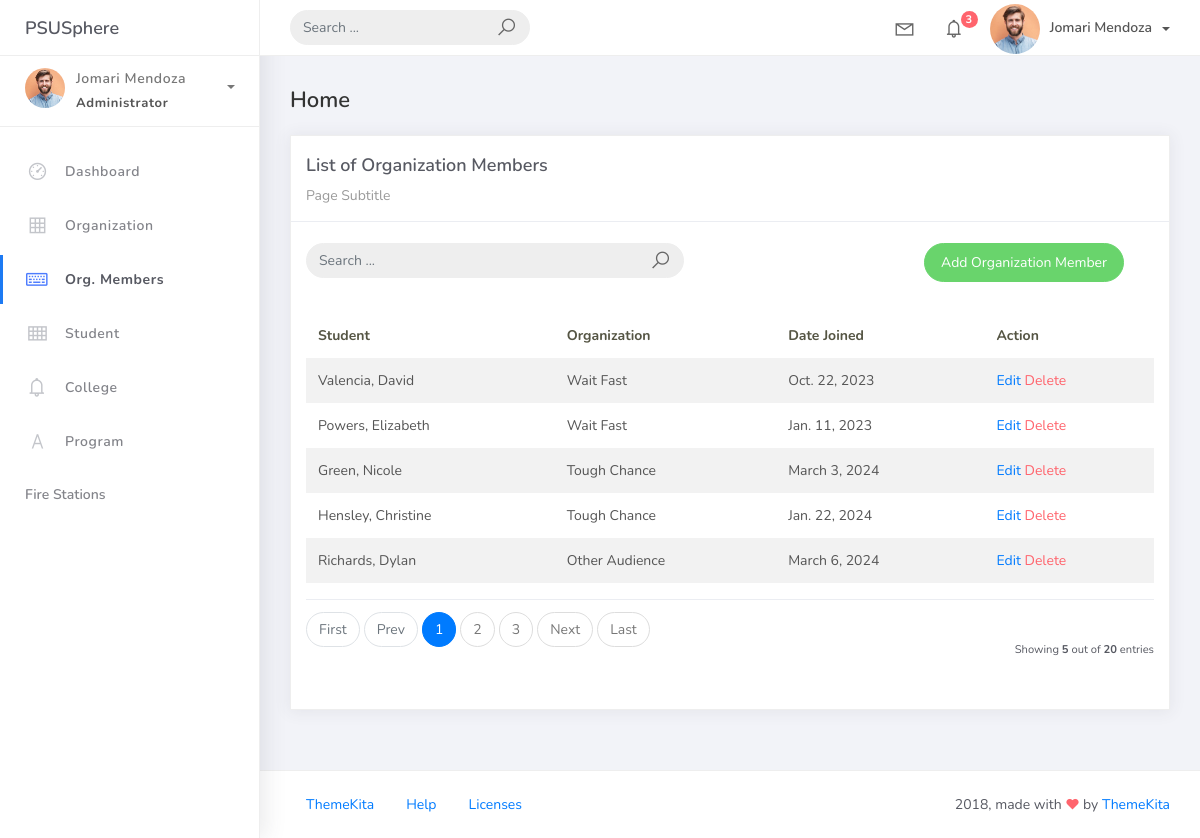
The page /orgmember_list on the database its author committed.
### studentorg/models.py (models this page shows)
class BaseModel(models.Model):
    created_at = models.DateTimeField(auto_now_add=True, db_index=True)
    updated_at = models.DateTimeField(auto_now=True)
    class Meta:
        abstract = True

class OrgMember(BaseModel):
    student = models.ForeignKey(Student, on_delete=models.CASCADE)
    organization = models.ForeignKey(Organization, on_delete=models.CASCADE)
    date_joined = models.DateField()

class Student(BaseModel):
    student_id = models.CharField(max_length=15)
    lastname = models.CharField(max_length=25)
    firstname = models.CharField(max_length=50)
    middlename = models.CharField(max_length=25, blank=True, null=True)
    program = models.ForeignKey(Program, on_delete=models.CASCADE)
    def __str__(self):
        return f"{self.lastname}, {self.firstname}"

class Organization(BaseModel):
    name = models.CharField(max_length=150)
    college = models.ForeignKey(College, on_delete=models.CASCADE)
    description = models.CharField(max_length=500)
    def __str__(self):
        return self.name

### studentorg/views.py (the view, shortened to what this page needs)
# urls.py: path("orgmember_list", OrgMemberList.as_view(), name="orgmember-list"),
class OrgMemberList(ListView):
    model = OrgMember
    context_object_name = "orgmember"
    template_name = "orgmem_list.html"
    paginate_by = 5
    def get_queryset(self, *args, **kwargs):
        qs = super(OrgMemberList, self).get_queryset(*args, **kwargs)
        return qs

### templates/orgmem_list.html
{% extends 'base.html' %}
{% load static %}
{% block content %}
  <div class="content">
    <div class="container-fluid">
      <h4 class="page-title">Home</h4>
      <div class="row">
        <div class="col-md-12">
          <div class="card">
            <div class="card-header">
              <div class="card-title">List of Organization Members</div>
              <div class="card-category">Page Subtitle</div>
            </div>
            <br />
            <div class="col-md-12 row">
              <div class="col-md-6">
                <form class="navbar-left navbar-form nav-search mr-md-3" action="{% url 'orgmember-list' %}">
                  <div class="input-group">
                    <input type="text" placeholder="Search ..." class="form-control" name="q" />
                    <div class="input-group-append">
                      <span class="input-group-text"><i class="la la-search search-icon"></i></span>
                    </div>
                  </div>
                </form>
              </div>
              <div class="col-md-6">
                <div class="pull-right">
                  <a href="{% url 'orgmember-add' %}" class="btn btn-success btn-rounded">Add Organization Member</a>
                </div>
              </div>
            </div>
            <div class="card-body">
              <table class="table table-striped mt-3">
                <thead>
                  <tr>
                    <th scope="col">Student</th>
                    <th scope="col">Organization</th>
                    <th scope="col">Date Joined</th>
                    <th scope="col">Action</th>
                  </tr>
                </thead>
                <tbody>
                  {% for object in object_list %}
                    <tr>
                      <td>{{ object.student }}</td>
                      <td>{{ object.organization }}</td>
                      <td>{{ object.date_joined }}</td>
                      <td>
                        <a href="orgmember_list/{{ object.id }}">Edit</a>
                        <a href="orgmember_list/{{ object.id }}/delete" class="text-danger">Delete</a>
                      </td>
                    </tr>
                    {% empty %}
                    <tr>
                      <td colspan="4" style="text-align: center">
                        <p class="text-sm font-weight-bold mb-0">No Records Found</p>
                      </td>
                    </tr>
                  {% endfor %}
                </tbody>
              </table>
              {% include 'includes/pagination.html' %}
            </div>
          </div>
        </div>
      </div>
    </div>
  </div>
{% endblock %}

### rows shown on the page
OrgMember: student "Valencia, David", organization "Wait Fast", date_joined "Oct. 22, 2023"
OrgMember: student "Powers, Elizabeth", organization "Wait Fast", date_joined "Jan. 11, 2023"
OrgMember: student "Green, Nicole", organization "Tough Chance", date_joined "March 3, 2024"
OrgMember: student "Hensley, Christine", organization "Tough Chance", date_joined "Jan. 22, 2024"
OrgMember: student "Richards, Dylan", organization "Other Audience", date_joined "March 6, 2024"

### other values the page prints
{{ page_num }} "1"
{{ page_num }} "2" "3"
{{ object_list.count }} "5"
{{ paginator.count }} "20"
